Frame 1 (no input): blank canvas, image omitted
Frame 60 (no input): blank canvas, image omitted
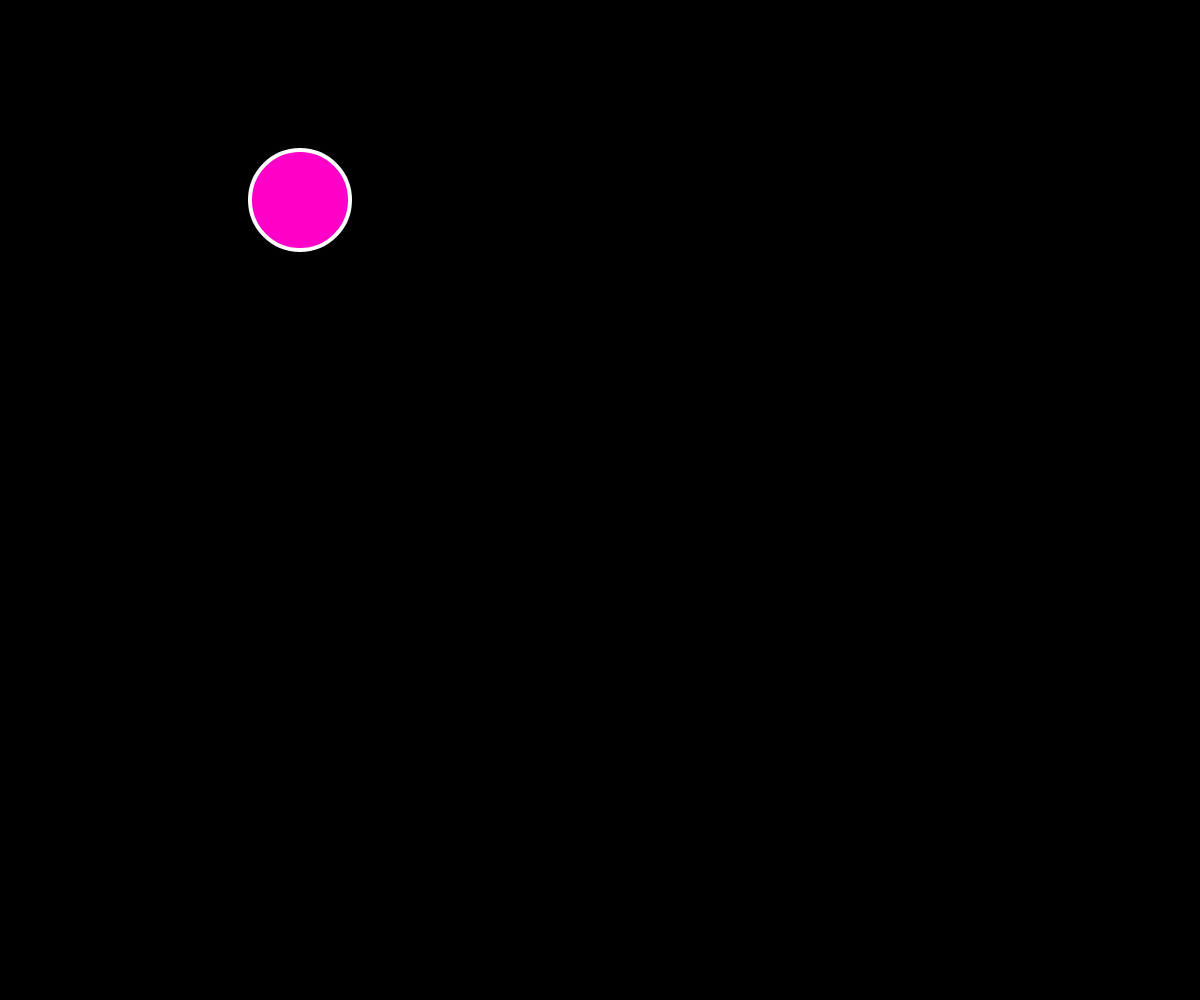
Frame 120 (the mouse pressed at the canvas centre since frame 60)

The p5.js sketch whose frames 1 and 60 were blank and that drew this single picture after the mouse press (run headless with seeded random() and noise() and a simulated clock; from frame 60 on, the mouse is pressed at the canvas centre):

// p5.js sketch
// ── sketch.js

var window_width=window.innerWidth;
var window_height=window.innerHeight;

function setup(){
    createCanvas(window_width,window_height)
}

function draw() {
    background(0)


    stroke(255)

    strokeWeight(4)

    noFill()

    if(mouseX>300){
        fill(255,0,200);
    }

    ellipse(300,200,100,100)
}
